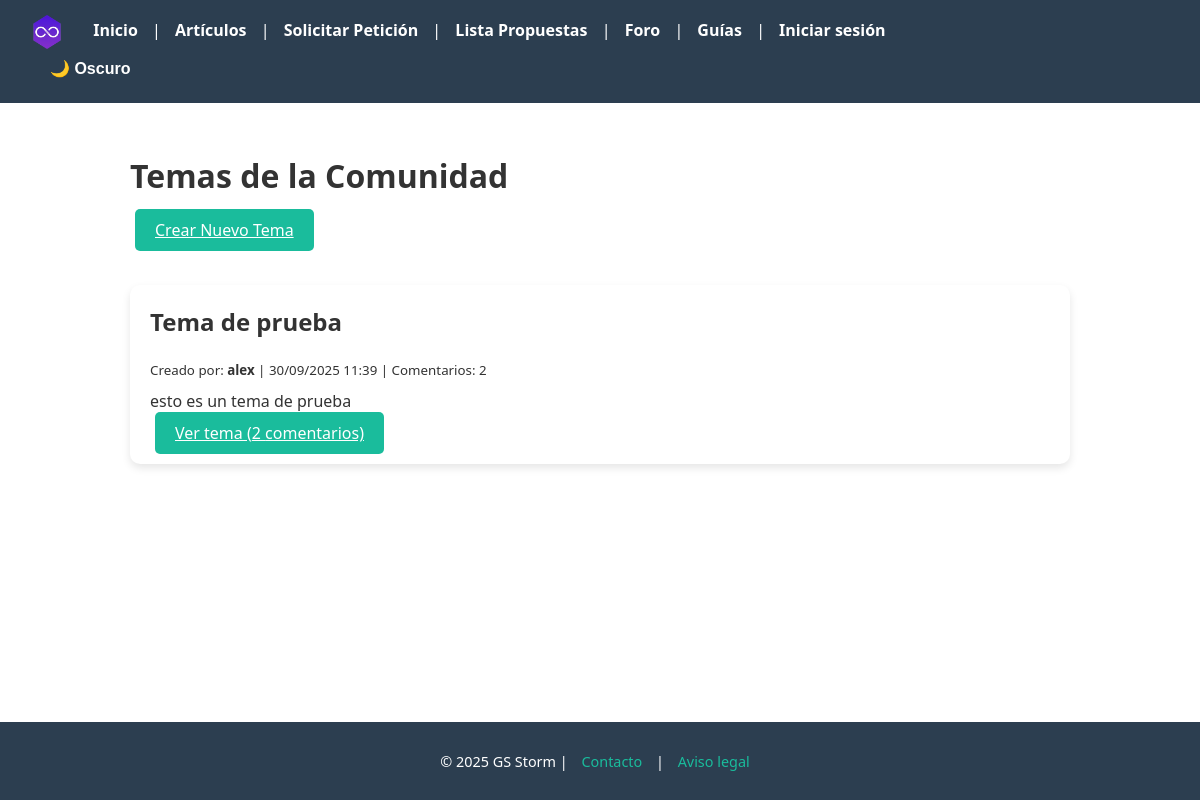
/temas/, run on an earlier commit of the app's database.
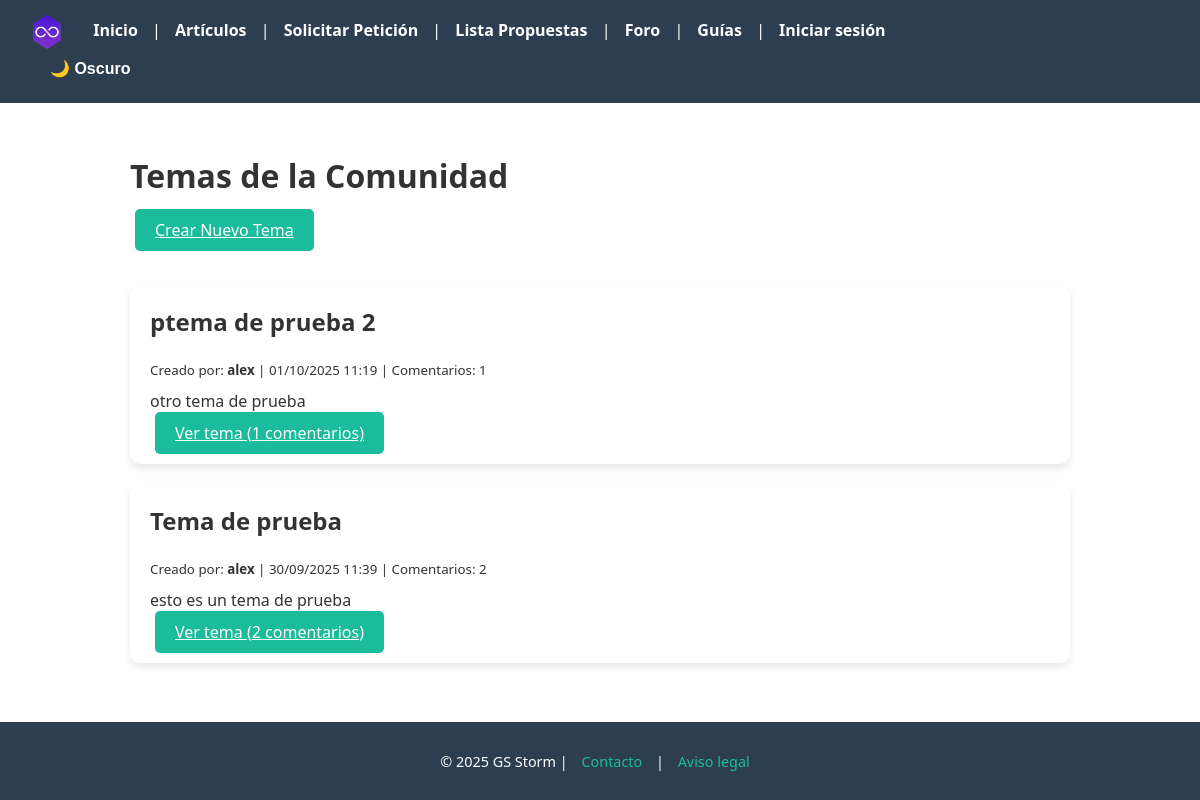
And on a later commit of the database.
### blog/models.py (models this page shows, shortened)
class Tema(models.Model):
    titulo = models.CharField(max_length=200)
    autor = models.ForeignKey(User, on_delete=models.CASCADE)
    contenido = models.TextField()
    fecha_creacion = models.DateTimeField(auto_now_add=True)

### blog/views.py (the view)
# urls.py: path("temas/", views.lista_temas, name="lista_temas"),
def lista_temas(request):
    temas = Tema.objects.all().order_by('-fecha_creacion')
    return render(request, 'blog/lista_temas.html', {'temas': temas})

### blog/templates/blog/lista_temas.html (shortened to what this page needs)
{% extends "base.html" %}
{% block content %}
<h1 class="mb-4">Temas de la Comunidad</h1>
<div class="d-flex justify-content-between mb-4">
    <a href="{% url 'nuevo_tema' %}" class="btn">Crear Nuevo Tema</a>
</div>
<br>
<br>
<div class="temas-container">
    {% for tema in temas %}
        <div class="article-card mb-3">
            <h2><a style="text-decoration: none;">{{ tema.titulo }}</a></h2>
            <p><small>Creado por: <strong>{{ tema.autor.username }}</strong> | {{ tema.fecha_creacion|date:"d/m/Y H:i" }} | Comentarios: {{ tema.comentarios.count }}</small></p>
            <p>{{ tema.contenido|truncatechars:150 }}</p>
            <a href="{% url 'detalle_tema' tema.id %}" class="btn">Ver tema ({{ tema.comentarios.count }} comentarios)</a>
        </div>
    {% empty %}
        <p>Aún no hay temas creados. ¡Sé el primero en crear uno!</p>
    {% endfor %}
</div>
{% endblock %}

What changed in the data, as far as the page shows it:
added Tema: titulo "ptema de prueba 2", autor.username "alex", fecha_creacion "01/10/2025 11:19", comentarios.count "1", contenido "otro tema de prueba"
